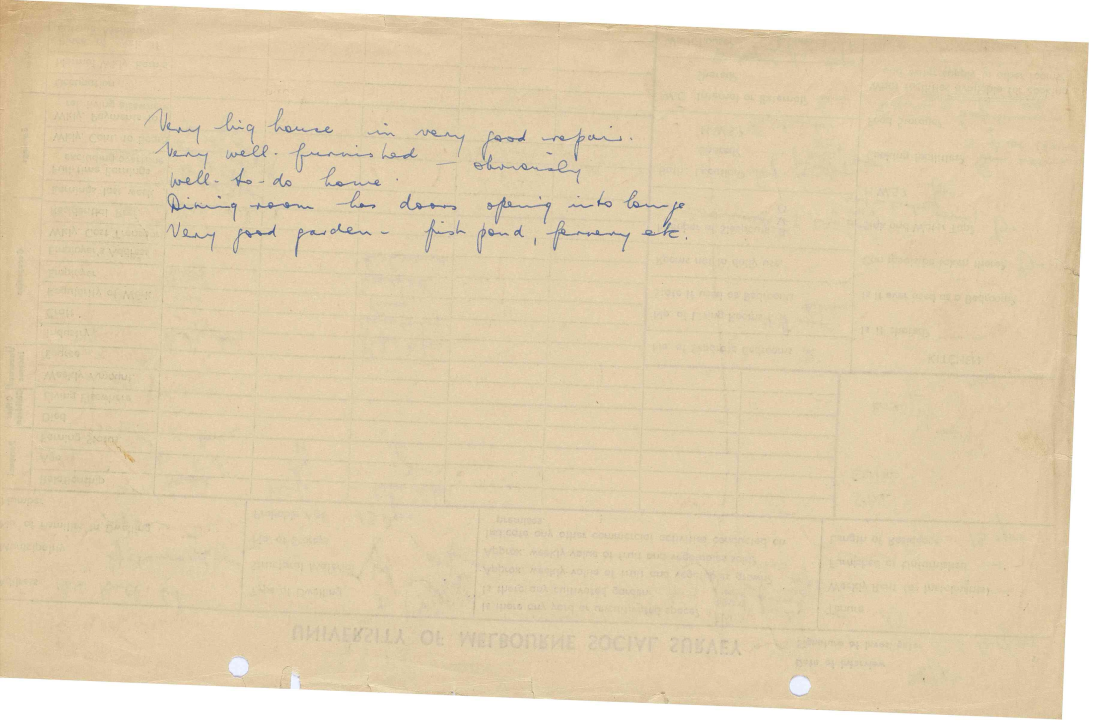
#> input picture page2/page2-tests/testinput1.jpg, 5580 x 3603 px (shown at 1/5 size); its folder holds only this picture in this run
$ python -i identify.py   (imports and definitions only)
#> lines starting #> are read from the running program, lines starting #| are printed output that depends on the picture
from __future__ import annotations

import re
from pathlib import Path
from typing import Any, Iterable

from PIL import Image, ImageChops, ImageFilter, ImageOps

from schemas import ADDITIONAL_PAGE, SUPPORTED_EXTENSIONS


_NUMBER_RE = re.compile(r"(\d+)(?!.*\d)")


def scan_number(path: Path) -> int | None:
    match = _NUMBER_RE.search(path.stem)
    return int(match.group(1)) if match else None


def natural_sort_key(path: Path) -> tuple[Any, ...]:
    parts = re.split(r"(\d+)", path.name.casefold())
    return tuple(int(part) if part.isdigit() else part for part in parts)


# [9 lines left out: function find_images, not called in this run]


def _regular_dot_chain(centres: list[float]) -> int:
    # Find repeated small marks with a nearly fixed horizontal gap.
    longest = 0
    for expected_gap in range(3, 11):
        current = 1
        for left, right in zip(centres, centres[1:]):
            if abs((right - left) - expected_gap) <= 1:
                current += 1
            else:
                current = 1
            longest = max(longest, current)
    return longest


def _layout_features(image_path: Path) -> dict[str, float]:
    # Measure the printed layout for internal classification only

#> called with image_path = '../page2/page2-tests/testinput1.jpg'
    with Image.open(image_path) as source:
#> source is the input picture: PIL image 5580x3603 RGB; mean R, G, B 225.8, 208.2, 176.9
        image = ImageOps.exif_transpose(source).convert("L")
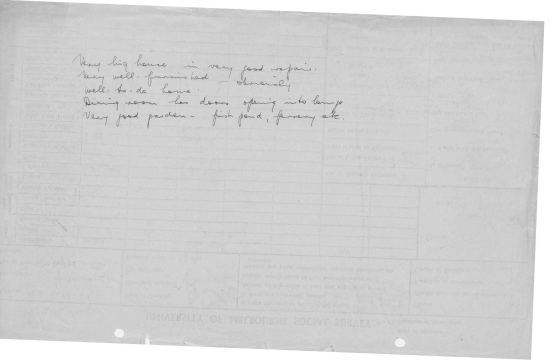
#> image: PIL image 5580x3603 L (shown at 1/10 size); min 20, max 255, mean 210
    width, height = image.size
    aspect_ratio = width / height

    margin_x = max(1, round(width * 0.035))
    margin_y = max(1, round(height * 0.035))
    image = image.crop((margin_x, margin_y, width - margin_x, height - margin_y))
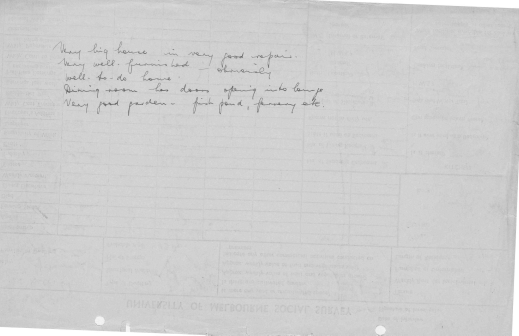
#> image: PIL image 5190x3351 L (shown at 1/10 size); min 20, max 255, mean 206.4
    image = image.resize((600, 400), Image.Resampling.BILINEAR)
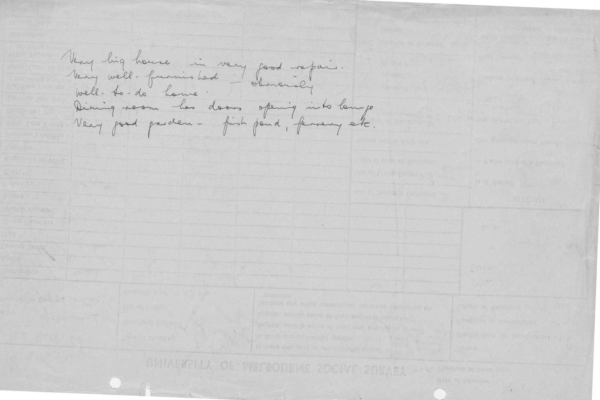
#> image: PIL image 600x400 L; min 100, max 255, mean 206.4

    analysis_width, analysis_height = image.size

    # Measure local detail in the central part of the sheet.  This ignores the
    # dark scan border and works on both pale paper and brown card covers.
    detail_margin_x = round(analysis_width * 0.10)
    detail_margin_y = round(analysis_height * 0.10)
    detail_region = image.crop(
        (
            detail_margin_x,
            detail_margin_y,
            analysis_width - detail_margin_x,
            analysis_height - detail_margin_y,
        )
    )
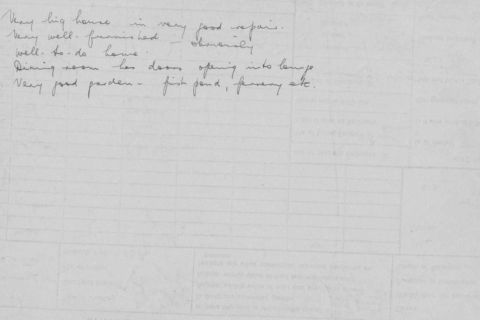
#> detail_region: PIL image 480x320 L; min 100, max 215, mean 206.6
    blurred_region = detail_region.filter(ImageFilter.GaussianBlur(radius=3))
    detail_difference = ImageChops.difference(detail_region, blurred_region)
#> (the rest of the program and of its run is left out)
